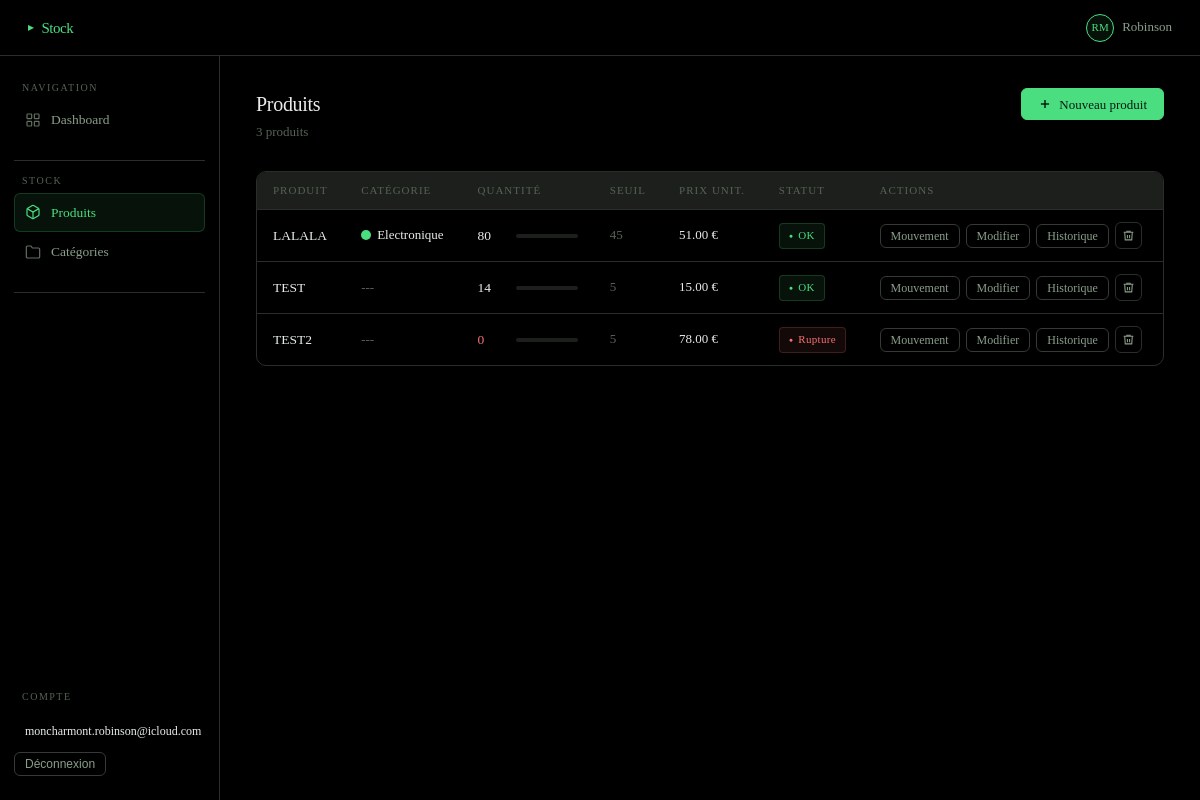
/produits/ (signed in), run on an earlier commit of the app's database.
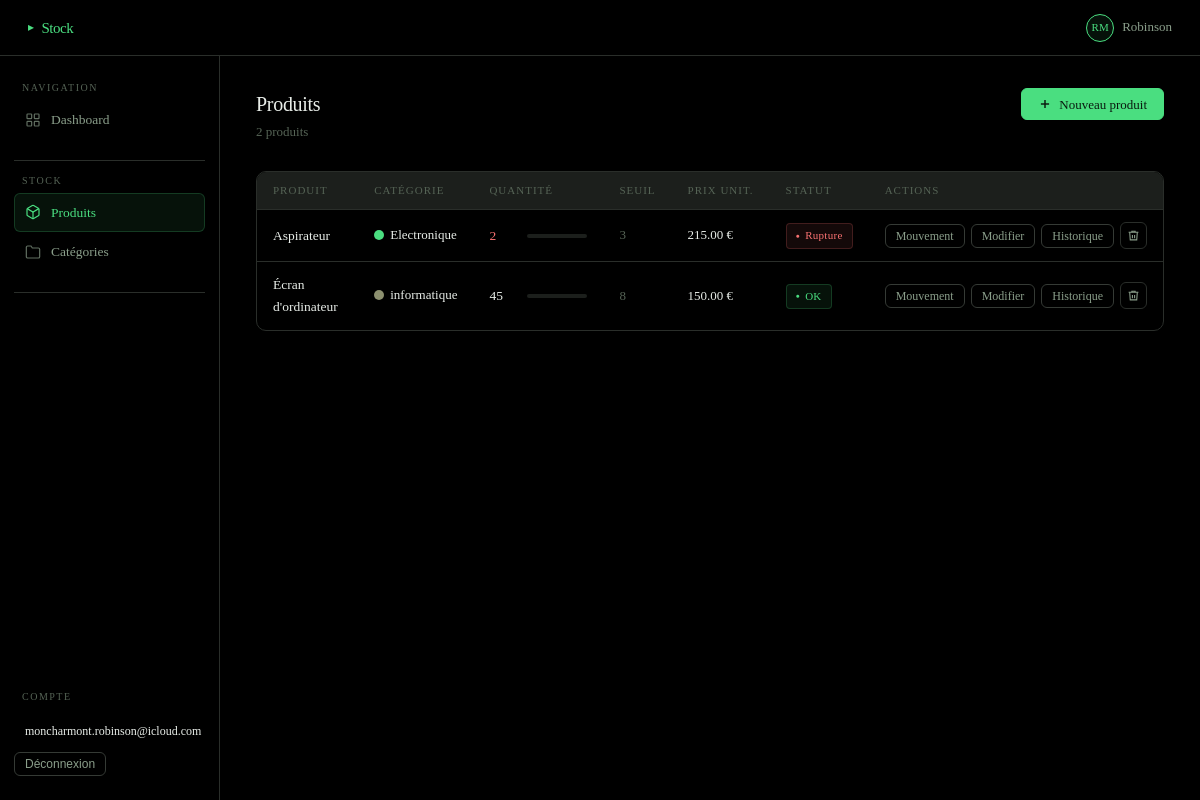
And on a later commit of the database.
### members/models.py (models this page shows, shortened)
class User(AbstractUser):
    username    = None
    email       = models.EmailField(unique=True)
    first_name  = models.CharField(max_length=100)
    last_name   = models.CharField(max_length=100)
    USERNAME_FIELD  = "email"
    REQUIRED_FIELDS = []
    objects         = UserManager()

class Product(models.Model):
    user      = models.ForeignKey(User, on_delete=models.CASCADE, related_name="products")
    category  = models.ForeignKey(Category, on_delete=models.SET_NULL, null=True, blank=True, related_name="products")
    name      = models.CharField(max_length=255)
    quantity  = models.PositiveIntegerField(default=0)
    min_alert = models.PositiveIntegerField(default=5)   # seuil d'alerte rupture
    price     = models.DecimalField(max_digits=10, decimal_places=2, default=0)
    created_at = models.DateTimeField(auto_now_add=True)
    @property
    def is_low_stock(self):
        return self.quantity <= self.min_alert
    class Meta:
        ordering = ["name"]

class Category(models.Model):
    user  = models.ForeignKey(User, on_delete=models.CASCADE, related_name="categories")
    name  = models.CharField(max_length=100)
    color = models.CharField(max_length=7, default="#6366f1")  # couleur hex pour le dashboard
    class Meta:
        ordering            = ["name"]
        verbose_name_plural = "categories"

### members/views.py (the view)
# urls.py: path("produits/",                       views.product_list,     name="product_list"),
@login_required(login_url="login")
def product_list(request):
    products = Product.objects.filter(user=request.user).select_related("category")
    return render(request, "products/list.html", {"products": products})

### templates/products/list.html (shortened to what this page needs)
{% extends "base.html" %}
{% block content %}
<div class="page-header">
  <div>
    <div class="page-title">Produits</div>
    <div class="page-subtitle">{{ products|length }} produit{{ products|length|pluralize }}</div>
  </div>
  <a href="{% url 'product_create' %}" class="btn btn-primary">
    <svg width="14" height="14" viewBox="0 0 24 24" fill="none" stroke="currentColor" stroke-width="2.5">
      <line x1="12" y1="5" x2="12" y2="19"/><line x1="5" y1="12" x2="19" y2="12"/>
    </svg>
    Nouveau produit
  </a>
</div>
{% if products %}
<div class="table-wrap">
  <table>
    <thead>
      <tr>
        <th>Produit</th>
        <th>Catégorie</th>
        <th>Quantité</th>
        <th>Seuil</th>
        <th>Prix unit.</th>
        <th>Statut</th>
        <th>Actions</th>
      </tr>
    </thead>
    <tbody>
      {% for product in products %}
      <tr>
        <td>
          <span style="font-weight:500;">{{ product.name }}</span>
        </td>
        <td>
          {% if product.category %}
            <span style="display:inline-flex; align-items:center; gap:6px; font-size:13px;">
              <span class="color-dot" style="background:{{ product.category.color }}"></span>
              {{ product.category.name }}
            </span>
          {% else %}
            <span class="text-muted" style="font-size:13px;">---</span>
          {% endif %}
        </td>
        <td>
          <div class="stock-bar-wrap">
            <span class="mono {% if product.is_low_stock %}text-danger{% endif %}" style="min-width:28px;">
              {{ product.quantity }}
            </span>
            <div class="stock-bar">
              {% if product.min_alert > 0 %}
                {% widthratio product.quantity product.min_alert 100 as pct %}
                <div class="stock-bar-fill" data-pct="{{ pct }}"></div>
              {% else %}
                <div class="stock-bar-fill" data-pct="100"></div>
              {% endif %}
            </div>
          </div>
        </td>
        <td class="mono text-muted">{{ product.min_alert }}</td>
        <td class="mono">{{ product.price }} €</td>
        <td>
          {% if product.is_low_stock %}
            <span class="badge badge-red">Rupture</span>
          {% else %}
            <span class="badge badge-green">OK</span>
          {% endif %}
        </td>
        <td>
          <div style="display:flex; gap:6px; align-items:center;">
            <a href="{% url 'movement_create' product.pk %}" class="btn btn-outline btn-sm">
              Mouvement
            </a>
            <a href="{% url 'product_edit' product.pk %}" class="btn btn-outline btn-sm">
              Modifier
            </a>
            <a href="{% url 'historique' product.pk %}" class="btn btn-outline btn-sm">
              Historique
            </a>
            <button
              type="button"
              class="btn btn-danger btn-sm btn-icon"
              onclick="confirmDelete('del-{{ product.pk }}', '{{ product.name }}')"
              title="Supprimer"
            >
              <svg width="13" height="13" viewBox="0 0 24 24" fill="none" stroke="currentColor" stroke-width="2">
                <polyline points="3 6 5 6 21 6"/><path d="M19 6l-1 14H6L5 6"/>
                <path d="M10 11v6"/><path d="M14 11v6"/>
                <path d="M9 6V4h6v2"/>
              </svg>
            </button>
          </div>
        </td>
      </tr>
      {% endfor %}
    </tbody>
  </table>
</div>
{% endif %}
{% endblock %}

### templates/base.html (shortened to what this page needs)
{% load static %}
<!DOCTYPE html>
<html lang="fr">
<head>
  <link rel="stylesheet" href="{% static 'css/main.css' %}" />
</head>
<body>
<div class="app-shell">
  <header class="topbar">
    <div class="topbar-brand">Stock</div>
    <div class="topbar-right">
      {% if user.is_authenticated %}
        <div class="topbar-user">
          <div class="topbar-avatar">{{ user.first_name|first|upper }}{{ user.last_name|first|upper }}</div>
          <span>{{ user.first_name }}</span>
        </div>
      {% endif %}
    </div>
  </header>
  <aside class="sidebar">
    <div class="sidebar-section">
      <div class="sidebar-label">Navigation</div>
      <a href="{% url 'accueil' %}" class="sidebar-link">
        <svg class="icon" viewBox="0 0 24 24" fill="none" stroke="currentColor" stroke-width="1.8">
          <rect x="3" y="3" width="7" height="7" rx="1"/><rect x="14" y="3" width="7" height="7" rx="1"/>
          <rect x="3" y="14" width="7" height="7" rx="1"/><rect x="14" y="14" width="7" height="7" rx="1"/>
        </svg>
        Dashboard
      </a>
    </div>
    <div class="sidebar-divider"></div>
    <div class="sidebar-section">
      <div class="sidebar-label">Stock</div>
      <a href="{% url 'product_list' %}" class="sidebar-link">
        <svg class="icon" viewBox="0 0 24 24" fill="none" stroke="currentColor" stroke-width="1.8">
          <path d="M21 16V8a2 2 0 00-1-1.73l-7-4a2 2 0 00-2 0l-7 4A2 2 0 003 8v8a2 2 0 001 1.73l7 4a2 2 0 002 0l7-4A2 2 0 0021 16z"/>
          <polyline points="3.27 6.96 12 12.01 20.73 6.96"/><line x1="12" y1="22.08" x2="12" y2="12"/>
        </svg>
        Produits
      </a>
      <a href="{% url 'category_list' %}" class="sidebar-link">
        <svg class="icon" viewBox="0 0 24 24" fill="none" stroke="currentColor" stroke-width="1.8">
          <path d="M22 19a2 2 0 01-2 2H4a2 2 0 01-2-2V5a2 2 0 012-2h5l2 3h9a2 2 0 012 2z"/>
        </svg>
        Catégories
      </a>
    </div>
    <div class="sidebar-divider"></div>
    <div class="sidebar-bottom">
      <div class="sidebar-label" style="margin-bottom:8px">Compte</div>
      <div class="sidebar-link" style="cursor:default; color: var(--text3); font-size:12px; font-family: var(--font-mono);">
        {{ user.email }}
      </div>
      {% if user.is_authenticated %}
      <form method="post" action="{% url 'logout' %}" style="display:inline">
          <button type="submit" class="btn btn-outline btn-sm">Déconnexion</button>
        </form>
        {% endif %}
    </div>
  </aside>
  <main class="main">
    {% block content %}{% endblock %}
  </main>
</div>
</body>
</html>

What changed in the data, as far as the page shows it:
removed Product: name "LALALA", category.name "Electronique", quantity "80", min_alert "45", price "51.00", shows "OK"
removed Product: name "TEST", quantity "14", min_alert "5", price "15.00", shows "OK"
removed Product: name "TEST2", quantity "0", min_alert "5", price "78.00", shows "Rupture"
added Product: name "Aspirateur", category.name "Electronique", quantity "2", min_alert "3", price "215.00", shows "Rupture"
added Product: name "Écran d'ordinateur", category.name "informatique", quantity "45", min_alert "8", price "150.00", shows "OK"
Also different on the page:
{{ products|length }}: "3" → "2"
